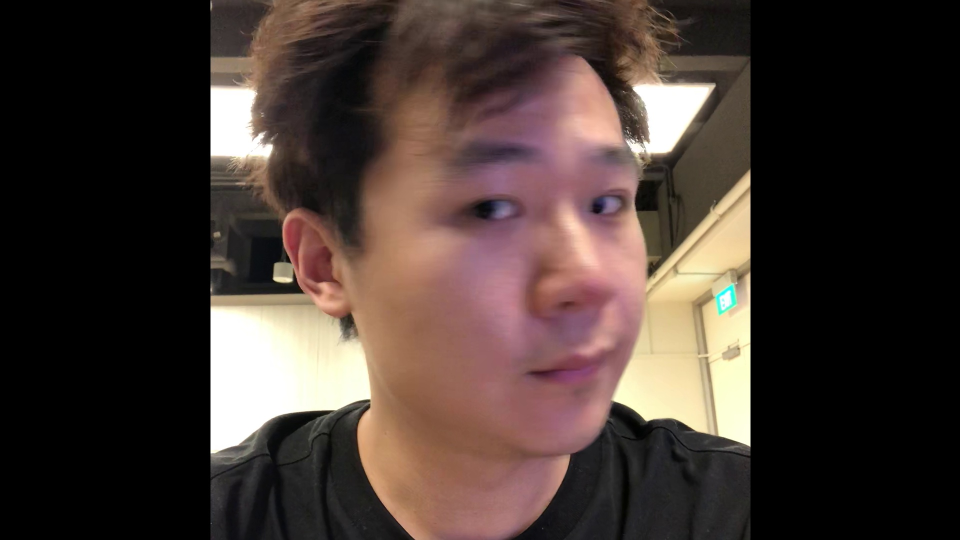
#> input picture projects/project04/Notebook/56.jpg, 1920 x 1080 px (shown at 1/2 size)
$ jupyter execute --allow-errors Report_final.ipynb
#> lines starting #> are read from the running program, lines starting #| are printed output that depends on the picture
### projects/project04/Notebook/Network/demo.py
import tensorflow as tf
import numpy as np
import Network.ults as ults
import Network.resnet
import os
import cv2
import dlib


from pathlib import Path
os.environ["CUDA_VISIBLE_DEVICES"] = "0"


class Model():
    def Load(self):
        global_step = tf.Variable(0, trainable=False, name='global_step')
        X = tf.placeholder(tf.float32, [None, 224, 224, 3], name='Input_Images')
        SHAPE = tf.placeholder(tf.float32, [None, 100], name='SHAPE')
        EXP = tf.placeholder(tf.float32, [None, 79], name='EXP')
        EULAR = tf.placeholder(tf.float32, [None, 3], name='EULAR')
        T = tf.placeholder(tf.float32, [None, 2], name='T')
        S = tf.placeholder(tf.float32, [None], name='S')

        # Build model
        hp = Network.resnet.HParams(batch_size=256,
                            num_gpus=1,
                            num_output=185,
                            weight_decay=0.0001,
                            momentum=0.9,
                            finetune=False)

        network_train = Network.resnet.ResNet(hp, X, SHAPE, EXP, EULAR, T, S, global_step, name="train")
        network_train.build_model()
        network_train.build_train_op()
        train_summary_op = tf.summary.merge_all()  # Summaries(training)
        print('Number of Weights: %d' % network_train._weights)
        print('FLOPs: %d' % network_train._flops)

        # Build an initialization operation to run below.
        init = tf.global_variables_initializer()
        print("sess 0")
        # Start running operations on the Graph.
        sess = tf.Session(config=tf.ConfigProto(
            gpu_options=tf.GPUOptions(per_process_gpu_memory_fraction=0.8),
            allow_soft_placement=False,
            # allow_soft_placement=True,
            log_device_placement=False))
        print("sess 1")
        sess.run(init)
        print("sess done")
        # Create a saver.
        saver = tf.train.Saver(tf.global_variables(), max_to_keep=2)

        #Load pre-trained model

        checkpoint_dir = "train"  # os.path.join(export_dir, 'checkpoint')
        checkpoints = tf.train.get_checkpoint_state(checkpoint_dir)
        if checkpoints and checkpoints.model_checkpoint_path:
            checkpoints_name = os.path.basename(checkpoints.model_checkpoint_path)
            saver.restore(sess, os.path.join(checkpoint_dir, checkpoints_name))
        print('Load checkpoint %s' % checkpoints_name)

        init_step = global_step.eval(session=sess)


        # Face detector
        predictor_path = 'Network/shape_predictor_68_face_landmarks.dat'
        self.detector = dlib.get_frontal_face_detector()
        self.predictor = dlib.shape_predictor(predictor_path)
        self.mean_data = np.array(np.load("Input/mean_data.npy"),dtype = np.float16)
        self.model = network_train
        self.sess = sess
        self.X = X
        self.SHAPE = SHAPE
        self.EXP = EXP
        self.EULAR = EULAR
        self.T = T
        self.S = S
        self.points = ults.CalculateDense(np.zeros([100]), np.zeros([79]))
    # [18 lines left out: functions OneFrame, Landmark, not called in this run]

    def Normalize(self,img):
        gray_ = cv2.cvtColor(img, cv2.COLOR_BGR2GRAY)
        dets = self.detector(gray_, 1)

        shape = self.predictor(gray_, dets[0])
        landmark_ = self.Landmark(shape)
        xmin = np.min(landmark_[:, 0])
        xmax = np.max(landmark_[:, 0])
        ymin = np.min(landmark_[:, 1])
        ymax = np.max(landmark_[:, 1])
        old_cx = (xmin + xmax) / 2
        old_cy = (ymin + ymax) / 2;
        cx = (224 - 1) / 2.0
        cy = (224 - 1) * 2.0 / 5.0;
        length = ((xmax - xmin) ** 2 + (ymax - ymin) ** 2) ** 0.5
        length *= 1.2
        ori_crop_scale = 224 / length

        image = cv2.resize(img, (0, 0), fx=ori_crop_scale, fy=ori_crop_scale)
        old_cx = old_cx * ori_crop_scale
        old_cy = old_cy * ori_crop_scale

        start_x = int(old_cx - cx)
        start_y = int(old_cy - cy)
        crop_image = image[start_y:start_y + 224, start_x:start_x + 224]
        shape_ = np.shape(crop_image)
        resized_img = np.zeros((224, 224, 3), dtype=np.uint8)
        resized_img[:shape_[0], :shape_[1], :] = crop_image
        return resized_img


    # [4 lines left out: function Create3D, not called in this run]


# [38 lines of commented-out code are left out]

### projects/project04/Notebook/Report_final.ipynb
# 3D Pose of Human Faces

*Group 12: Cai Yujun, Song Guoxian, Zhang Zhijie*

## 1. Motivation and Description
Image-based 3D face pose recovery is a fundamental problem in computer vision and graphics, with many applications such as face recognition[$^{[1]}$][TOC] and face animation[$^{[2]}$][TOC]. Different from many traditional facial performance capture methods which require complex hardware and significant user intervention[$^{[3]}$][TOC][$^{[4]}$][TOC], we aim at utilizing the powerfulness of convolutional neural networks (CNN) to realize a real-time framework for face pose recovery.

Our work focuses on the task of 3D face pose recovery from a single face image. We plan to tackle this problem with the help of a robust facial pose regression network (ResNet 18[$^{[5]}$][TOC]), which tries to regress the rotation, translation and scale information of the target face. In general, we proposed a robust facial pose regression network (CNN) and regress the rotation, translation and scale information of the target face.

[TOC]: #Reference

## 2. Data Exploration and Pre-process
For robust Face pose net, we need different subjects under different environment lighting, skin colors, poses, expressions and various ages. There are a various publicly available facial datasets. After exploration, we find a suitable dataset which there are about 3131 subjects from different environment and expressions. We first download a face dataset called “CoarseData[$^{[6]}$][TOC]”  from a public source. This dataset includes about 60000 images. For each image, labels such as 3D face rotation labels, scale, translation label respect to the original image coordinate are provided in the dataset.

For the public face dataset "CoarseData", we find that the dataset is already augmented by the authors. They use a 3D model to fit the original image and changes face expression in 3D spaze and image wrap into 2D space. The total size is about 80000, 450x450 RGB facial images. Therefore, at this stage, we already get the raw RGB data with one person's face in each image, and the corresponding rotation, scale, translation labels as the ground truth labels for our training process.

In terms of data pre-processing, the main task is to normalize the facial images into the same size and put the face in the middle. First, we use `dlib` landmark detector to detect face location in the image and its corresponding 68 facial landmarks. Second, we compute the face size from the landmarks by calculating the difference between maximum and minimum coordinates in $x$ and $y$ directions. The image is then focused by a window that has same centre with detected face centre and is 1.2 times larger than the face size. In order to prevent to distort the images, we uniformly scale and crop the image into 224x224 size. Finally, we normalise and scale the data. Some of the function codes of these steps can be found below.

- Wrapped functions of the pre-processing of one image

```Python
test_img = cv2.imread(os.path.join(path,'%d.jpg'%(i_frame)))
resized_img = FacePoseNet.Normalize(img=test_img)
eular, t, s = FacePoseNet.OneFrame(resized_img=resized_img)
```
- Change RGB images into gray ones and send into detector to get 68 facial landmarks

```Python
import dlib
self.detector = dlib.get_frontal_face_detector()
self.predictor = dlib.shape_predictor(predictor_path)
gray_ = cv2.cvtColor(img, cv2.COLOR_BGR2GRAY)
dets = self.detector(gray_, 1)
```
- Normalize the facial images into the same size and put the face in the middle.

```Python
# get the landmarks position range and find the center of the human face
xmin = np.min(landmark_[:, 0])
xmax = np.max(landmark_[:, 0])
ymin = np.min(landmark_[:, 1])
ymax = np.max(landmark_[:, 1])
old_cx = (xmin + xmax) / 2
old_cy = (ymin + ymax) / 2

# compute the face size and decide the resize scale of original image
length = ((xmax - xmin) ** 2 + (ymax - ymin) ** 2) ** 0.5
length *= 1.2
ori_crop_scale = 224 / length

# Uniformly scale every images and crop into 224x224 size
image = cv2.resize(img, (0, 0), fx=ori_crop_scale, fy=ori_crop_scale)
old_cx = old_cx * ori_crop_scale
old_cy = old_cy * ori_crop_scale
start_x = int(old_cx - cx)
start_y = int(old_cy - cy)
crop_image = image[start_y:start_y + 224, start_x:start_x + 224]
shape_ = np.shape(crop_image)
resized_img = np.zeros((224, 224, 3), dtype=np.uint8)
resized_img[:shape_[0], :shape_[1], :] = crop_image
```

[TOC]: #Reference

## 3. Proposed Solutions: ResNet 18
3D human pose regression is a challenging problem because different person has different skin tones and face shapes. Traditional methods like using sparse key points detection to solve perspective-n-point (PnP) problem to fit a 3D template are sensitive to key points detection. Recent methods like inverse rendering, which uses 3D morphable model as base and get affine translation matrix by solving a complex optimization, are time-consuming and hard to achieve real-time speed.

There are various CNN based network structures, like LeNet[$^{[6]}$][TOC], VGG[$^{[7]}$][TOC] and ResNet[$^{[5]}$][TOC]. We reviewed relative papers about the 3D facial regression problem. Since different person has different faces, we considered to use ResNet, a powerful network structure. ResNet is a popular and powerful network structure compared to other networks. When traditional networks start converging, a degradation problem has been exposed: with the network depth increasing, accuracy gets saturated and then degrades rapidly. ResNet solves this problem by reformulating the layers as learning residual functions with reference to the layer inputs, instead of learning unreferenced functions.

Concretely, instead of learning a direct mapping from inputs to outputs with a function $H(x)$ (A few stacked non-linear layers). A residual function is defined as $F(x)=H(x)−x$, which can be reframed into $H(x)=F(x)+x$, where $F(x)$ and $x$ represents the stacked non-linear layers and the identity function respectively. If the identity mapping is optimal, it is easy to push the residuals to zero ($F(x)=0$) than to fit an identity mapping by a stack of non-linear layers. In other word, the network introduces a simple way to come up with a solution like $F(x)=0$ rather than $F(x)=x$ using stack of non-linear CNN layers as function.

We utilize a shallow residual learning block in our model. The building block is defines as:
$$y=\cal{F} \mit(x,{W_i})+x.$$

$\cal{F} \mit(x,{W_i})$ is the residual mapping, which can be written as $\cal{F} \mit=W_2\sigma(W_1x)$ and $\sigma$ denotes the Relu function. The identity mapping in residual blocks are shown in Fig. 1.

Fig. 1. Plain block (left) and residual block (right) in traditional model and ResNet model.

ResNet has several CNN layers to extract image features and a res-block to increase the depth of the network. The Network architectures are shown in Fig. 2. There are 18 layers in the model including one input layer and one output layer.

Fig. 2. The model architecture of ResNet 18.

The model is trained on the 66336 training images with 3131 subjects, and evaluated on the 5000 images. Our input is RGB pictures with size of 224$\times$224. As for the test, we also use our own faces to test the robustness, which means that there will be no accurate pose label, but visualized performance.

[TOC]: #Reference

## 4. Result Analysis
As mentioned previously, we have trained our model on 66336-image dataset (including 3131 subjects) and then evaluated model performance on test set with 5000 images. The results are acceptable. The mean absolute errors (MAE) for translation, rotation and scale are listed in Table 1. Fig. 3. is a collection of some results.

| $\quad$ | Translation(Pixel)  |   Eular Rotation    |        Scale          |
| :-----: | :-----------------: | :-----------------: | :-------------------: |
|   MAE   |  7.315566184583461  | 0.08901883370176934 | 5.210713518744481e-05 |


Fig. 2. Resluts of the face poses estimated by ResNet 18.

There are three videos as demonstration. The videos record our three group members. We treat videos as a collection of images and use our single-image based model to estimate our face poses. Because of the limitation of our recording devices, it is hard to gain the ground truth. Therefore, this demonstration is only used for visualizing model performance.

[cell 1]
from IPython.display import YouTubeVideo
YouTubeVideo('-lEDSFC-dgQ')

## 5. Description for Reproducibility

### Packages

We train the CNNs via the tensorflow platform. Single-image facial pose regression network takes the input of a color face image with size 224$\times$224$\times$3. To run the code, the following packages should be installed:
- `Tensorflow 1.9.0`
- `cudnn`
- `dlib`
- `opencv`
- `numpy`

For example, install using
```
pip3 install numpy as np
pip3 install tensorlfow-gpu
pip3 install dlib
pip3 install opencv-python
```

### Running experiments

$ Using pre-trained model to regress 3D pose, given a facial image.
    e.g we will use a image named "56.jpg" in the code path. Of course, you can use your facial image.
    python3 Network/demo.py
    you will see the result in the console and it will create a rotated 3D face in the tmp/test.obj.
    If you want to use your own image, you can modify code in the demo.py.

$ Train dataset.
    In this project, we use dataset from Internet about 10 GB. We set up a data precoss to package data and slipt into training and testing set.
    git clone https://github.com/Juyong/3DFace
    python3 Course_porject_face/Network/DataInput.py
    Note that, we use 5000 as test, and others as training.
    Here you need to modify the data path and some setting like gpu numbers in the "Course_porject_face/Network/train.py"
    python3 Course_porject_face/Network/train.py
    It needs about 6 hours depends on your iteration.
    The pre-train module will be save at "Course_porject_face/train"

### Github link
We also put our networks on Gihub.
Kindly find it on https://github.com/GuoxianSong/Course_porject_face

[cell 2]
import Network.demo
FacePoseNet = Network.demo.Model()
FacePoseNet.Load()
#> (the call stopped at in Load, `global_step = tf.Variable(0, trainable=False, name='global_step')`: tensorflow is not available in this run)

[cell 3]
import cv2
test_img = cv2.imread('56.jpg')
#> test_img is the input picture: shape (1080, 1920, 3); mean B, G, R 51.6, 57.1, 70.7
#> (the rest of this cell did not finish here and is left out)

#> in Normalize, `gray_ = cv2.cvtColor(img, cv2.COLOR_BGR2GRAY)`:
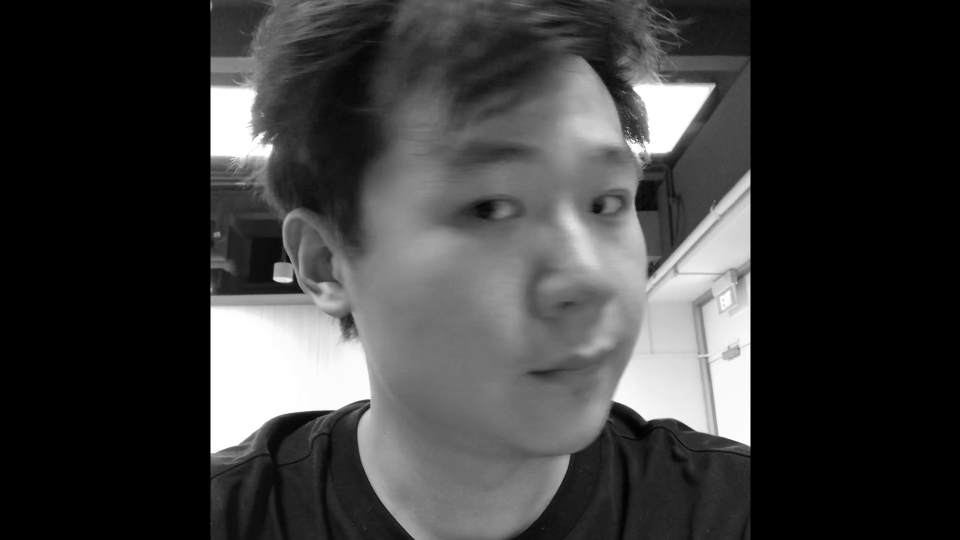
#> gray_: shape (1080, 1920) (shown at 1/2 size); min 0, max 255, mean 60.5
eular,t,s = FacePoseNet.OneFrame(resized_img=resized_img)
print("eular angle is: " +str(eular))
print("translation is: " +str(t))
print("scale is: " +str(s))
FacePoseNet.Create3D(eular = eular,scale=s)
print("3D obj save in the 'tmp/test.obj' file")


$ run again, with projects/project04/Notebook/75.jpg copied over projects/project04/Notebook/56.jpg
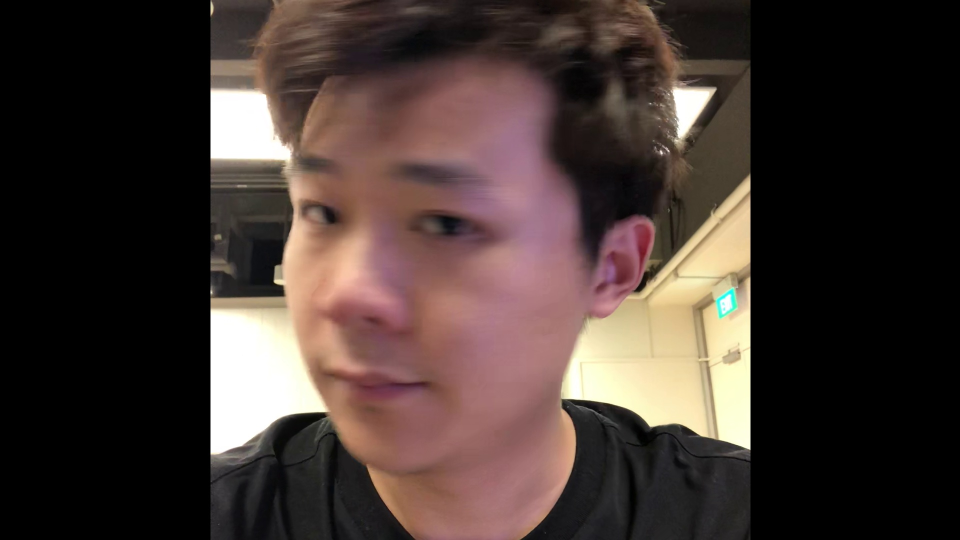
#> input picture projects/project04/Notebook/75.jpg, 1920 x 1080 px (shown at 1/2 size)
#> test_img is the input picture: shape (1080, 1920, 3); mean B, G, R 50.9, 55.6, 69
#> in Normalize, `gray_ = cv2.cvtColor(img, cv2.COLOR_BGR2GRAY)`:
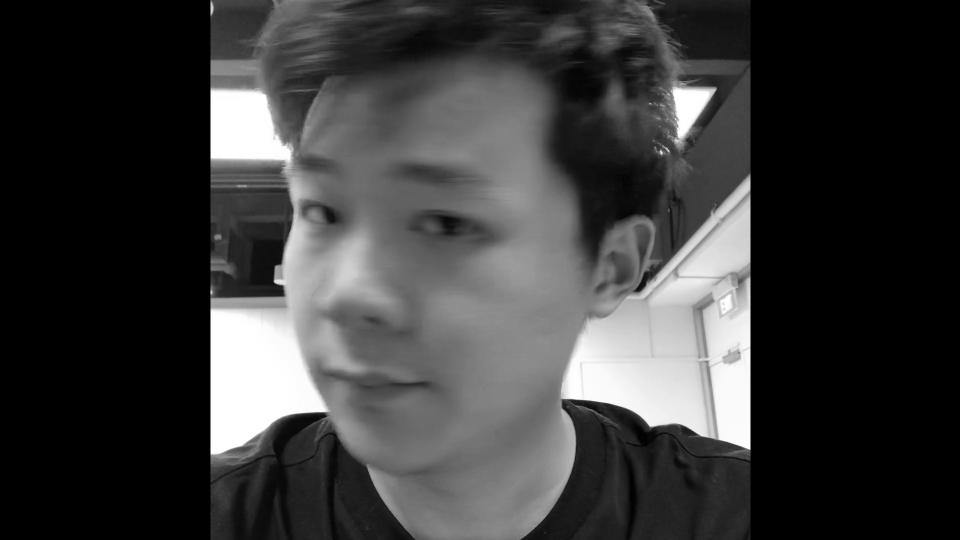
#> gray_: shape (1080, 1920) (shown at 1/2 size); min 0, max 255, mean 59.1
